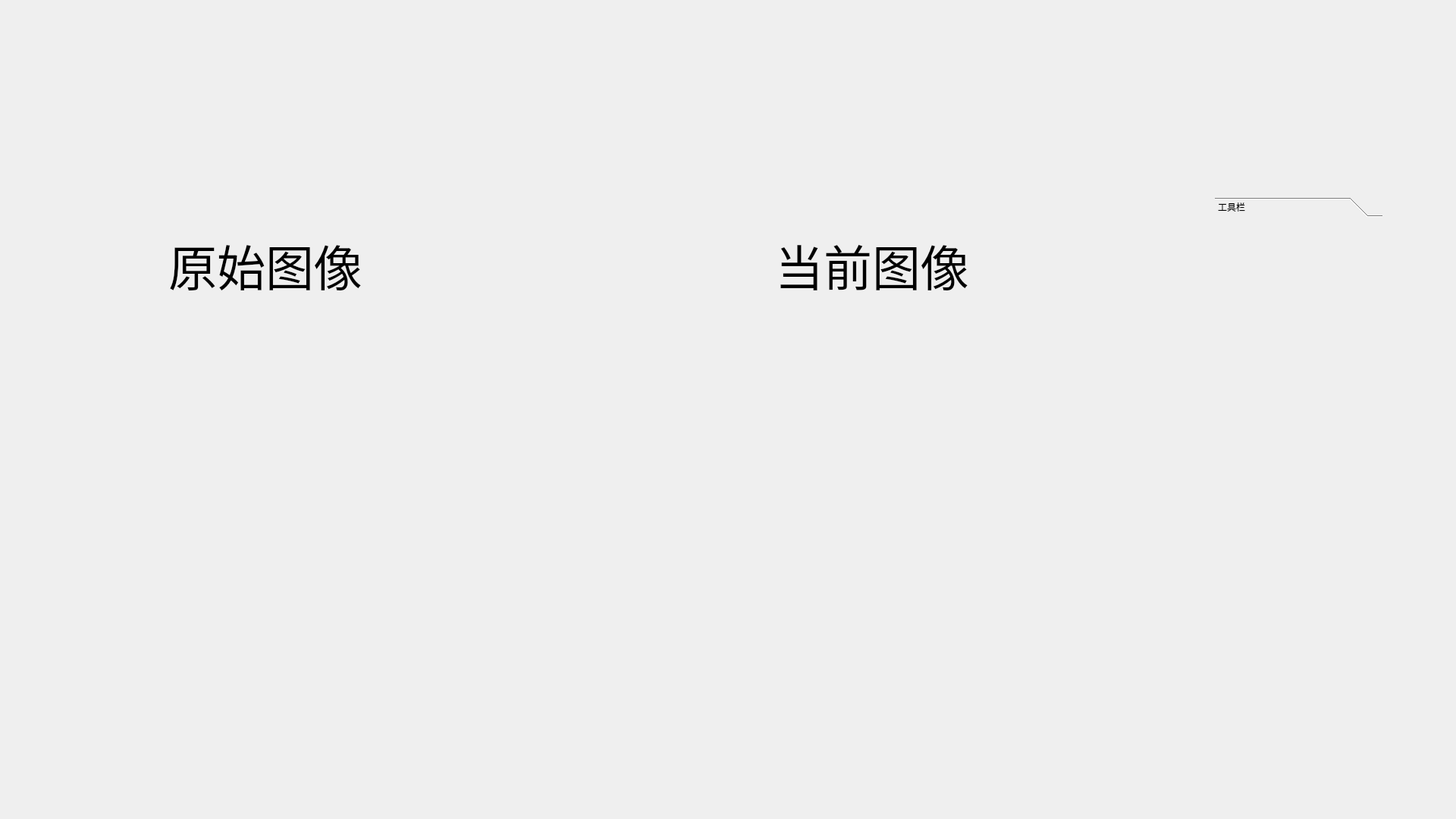
<?xml version="1.0" encoding="UTF-8"?>
<ui version="4.0">
 <class>ImageFrame</class>
 <widget class="QWidget" name="ImageFrame">
  <property name="geometry">
   <rect>
    <x>0</x>
    <y>0</y>
    <width>1920</width>
    <height>1080</height>
   </rect>
  </property>
  <property name="windowTitle">
   <string>ImageFrame</string>
  </property>
  <widget class="QLabel" name="rawFrame">
   <property name="geometry">
    <rect>
     <x>0</x>
     <y>0</y>
     <width>700</width>
     <height>700</height>
    </rect>
   </property>
   <property name="text">
    <string>&lt;html&gt;&lt;head/&gt;&lt;body&gt;&lt;p align=&quot;center&quot;&gt;&lt;span style=&quot; font-size:48pt;&quot;&gt;原始图像&lt;/span&gt;&lt;/p&gt;&lt;/body&gt;&lt;/html&gt;</string>
   </property>
  </widget>
  <widget class="QLabel" name="currentFrame">
   <property name="geometry">
    <rect>
     <x>800</x>
     <y>0</y>
     <width>700</width>
     <height>700</height>
    </rect>
   </property>
   <property name="text">
    <string>&lt;html&gt;&lt;head/&gt;&lt;body&gt;&lt;p align=&quot;center&quot;&gt;&lt;span style=&quot; font-size:48pt;&quot;&gt;当前图像&lt;/span&gt;&lt;/p&gt;&lt;/body&gt;&lt;/html&gt;</string>
   </property>
  </widget>
  <widget class="QToolBox" name="toolBox">
   <property name="geometry">
    <rect>
     <x>1602</x>
     <y>260</y>
     <width>221</width>
     <height>191</height>
    </rect>
   </property>
   <property name="currentIndex">
    <number>0</number>
   </property>
   <widget class="QWidget" name="filePage">
    <property name="geometry">
     <rect>
      <x>0</x>
      <y>0</y>
      <width>221</width>
      <height>157</height>
     </rect>
    </property>
    <attribute name="label">
     <string>工具栏</string>
    </attribute>
   </widget>
  </widget>
 </widget>
 <resources/>
 <connections/>
</ui>
